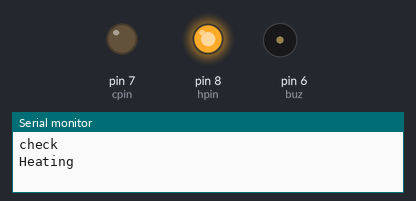
Bench run of a sketch on a simulated Arduino Uno, built with avr-gcc and run on an emulated ATmega328P. Shown: output pins drawn as LEDs (lit = HIGH), buzzer (waves = sounding), the last lines printed to the serial monitor.

Above: at 0.1 s.
At 10.1 s:
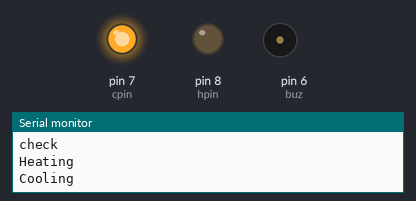
At 25.1 s:
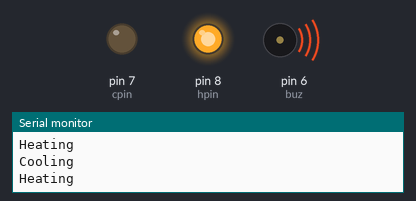
At 35.1 s:
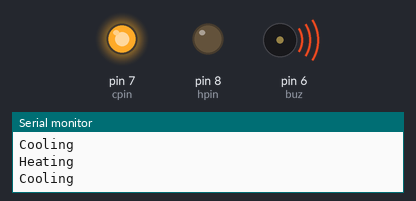
Timing chart, 0 to 36.6 s (numbered marks = the images above):
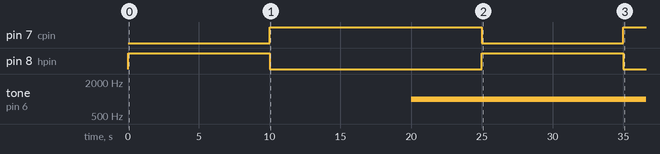

The sketch:

sketch_nov4c.ino
```cpp
int hpin = 8; // Define hpin as a global variable
int cpin = 7; // Define cpin as a global variable
int buz  = 6;


void setup() {
  // put your setup code here, to run once:
  pinMode(hpin, OUTPUT);
  pinMode(cpin, OUTPUT);


  Serial.begin(9600); // Set the baud rate to 9600
  Serial.println("check");
}


void loop() {
  // put your main code here, to run repeatedly:

  // Heating (Forward Drive)
  digitalWrite(hpin, HIGH);
  digitalWrite(cpin, LOW); // Ensure the cooling side is OFF
  Serial.println("Heating");
  delay(10000); // Run heating for 10 seconds (or adjust as needed)

  // Cooling (Reverse Drive)
  digitalWrite(hpin, LOW); // Turn off the heating side
  digitalWrite(cpin, HIGH);
  Serial.println("Cooling");
  delay(10000); // Run cooling for 10 seconds (or adjust as needed)
  tone(buz, 1000);
    delay(5000);
}
```

Measured:
- by itself, pin 7 (cpin): LOW → HIGH at 10.0 s, → LOW 15.0 s later, → HIGH 10.0 s later
- by itself, pin 8 (hpin): alternates HIGH for 10.0 s and LOW for 15.0 s
- by itself, tone on pin 6 (buz): silent → 1000 Hz at 20.0 s
